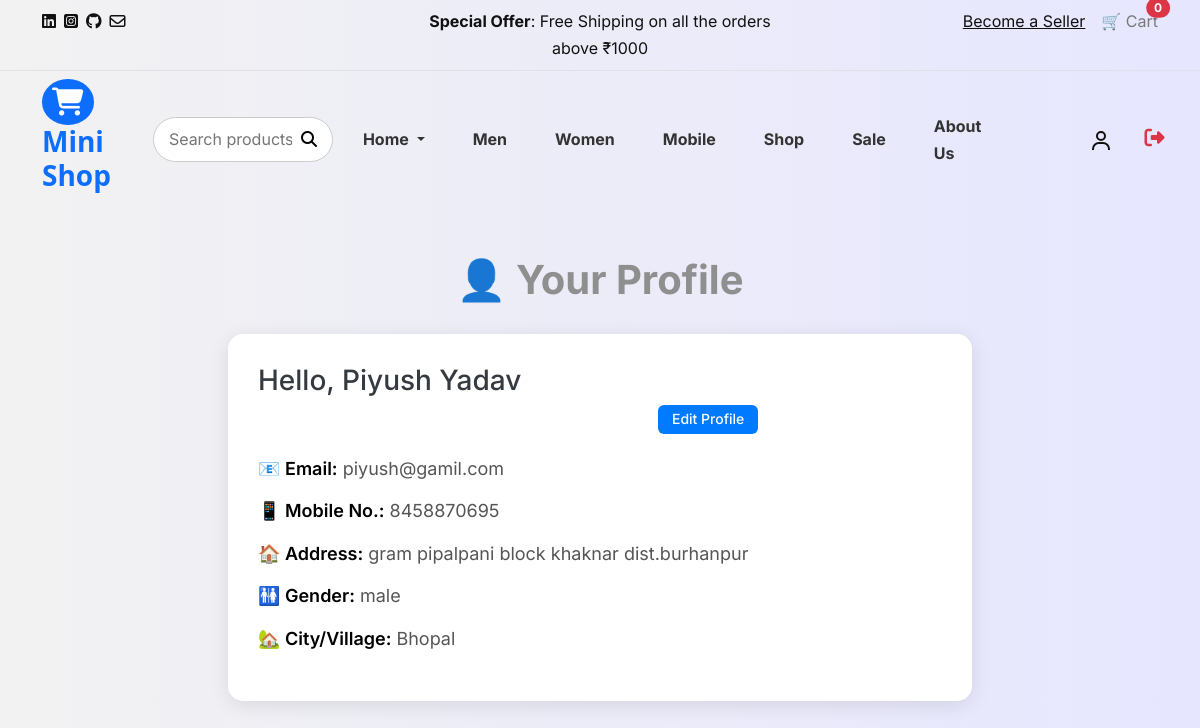
/profile/ (signed in), run on the app's committed database.
### store/models.py (models this page shows)
class Register(models.Model):
    regid=models.AutoField(primary_key=True)
    name=models.CharField(max_length=50)
    email=models.CharField(max_length=50,unique=True)
    password=models.CharField(max_length=15)
    mobile=models.CharField(max_length=15)
    address=models.CharField(max_length=500)
    city=models.CharField(max_length=20)
    gender=models.CharField(max_length=10)
    status=models.IntegerField()
    role=models.CharField(max_length=10)
    info=models.CharField(max_length=50)

### store/views.py (the view)
# urls.py: path('profile/',views.profile),
def profile(request):
    if "sunm" not in request.session:
        return redirect("/login/")
    email = request.session["sunm"]
    profile = models.Register.objects.get(email=email)
    if request.method == "POST":
        profile.name = request.POST.get("name")
        profile.password = request.POST.get("password")
        profile.save()
        return render(request, "profile.html", {"profile": profile, "msg": "Profile updated successfully!"})
    return render(request, "profile.html", {"profile":profile})

### store/templates/profile.html (shortened to what this page needs)
{% load static %}
<!DOCTYPE html>
<html lang="en">
<head>
  <link href="https://cdn.jsdelivr.net/npm/bootstrap@5.3.3/dist/css/bootstrap.min.css" rel="stylesheet">
</head>
<body>
  {% include 'usernav.html' %}
  <div class="container">
    <h1 class="text-center mt-5 mb-4 fw-bold">👤 Your Profile</h1>
    <div class="profile-card mx-auto col-md-8">
      <h2>Hello, {{ profile.name }} <a href="/edit_profile/" style="
    display: inline-block;
    padding: 6px 14px;
    margin-left:400px;
    background-color: #007bff;
    color: white;
    font-size: 14px;
    text-decoration: none;
    border-radius: 6px;
    font-weight: 500;
    transition: background-color 0.3s ease, transform 0.2s ease;
">
    Edit Profile
</a>
</h2>
      <ul>
        <li><span class="label">📧 Email:</span> {{ profile.email }}</li>
        <li><span class="label">📱 Mobile No.:</span> {{ profile.mobile }}</li>
        <li><span class="label">🏠 Address:</span> {{ profile.address }}</li>
        <li><span class="label">🚻 Gender:</span> {{ profile.gender }}</li>
        <li><span class="label">🏡 City/Village:</span> {{ profile.city }}</li>
      </ul>
    </div>
  </div>
</body>
</html>

### store/static/style.css (style rules this page uses)
body { --heading-font: "Inter", Roboto, sans-serif; --heading-font-weight: 400; --heading-color: var(--bs-dark); --heading-line-height: 1.24; --swiper-theme-color: var(--bs-primary); --swiper-pagination-bottom: 0; --custom-easing: cubic-bezier(.17,.67,.83,.67); --bs-body-font-family: "Inter", Roboto, sans-serif; --bs-body-font-size: 1rem; --bs-body-font-weight: 400; --bs-body-line-height: 1.7; --bs-body-color: #8f8f8f; --bs-body-color-rgb: 143, 143, 143; --bs-primary: #ce071e; --bs-primary-dark: #8d0414; --bs-secondary: #6c757d; --bs-black: #111; --bs-light: #F1F1F0; --bs-dark: #212529; --bs-gray: #9aa1a7; --bs-gray-dark: #51565b; --bs-primary-rgb: 206, 7, 30; --bs-secondary-rgb: 108, 117, 125; --bs-black-rgb: 17, 17, 17; --bs-light-rgb: 241, 241, 240; --bs-dark-rgb: 33, 37, 41; --bs-link-color: var(--bs-dark); --bs-link-color-rgb: 17, 17, 17; --bs-link-decoration: underline; --bs-link-hover-color: var(--bs-primary); --bs-link-hover-color-rgb: 17, 17, 17; }
h1, .h1, h2, .h2, h3, .h3, h4, .h4, h5, .h5, h6, .h6 { font-family: var(--heading-font); font-weight: var(--heading-font-weight); color: var(--heading-color); line-height: var(--heading-line-height); }
a { text-decoration: none; transition: all 0.3s ease-out; }
.container, .container-fluid, .container-lg, .container-md, .container-sm, .container-xl, .container-xxl { --bs-gutter-x: 2.5rem; }
:root { --accent-color: #333; --black-color: #000; --dark-color: #111; --gray-color-100: #F1F1F1; --gray-color-200: #E1E1E1; --gray-color-300: #D1D1D1; --gray-color-400: #ced4da; --gray-color-500: #adb5bd; --dark-gray-color: #7A7A7A; --bs-light-rgb: rgba(255, 255, 255, 1); --light-color: #fff; --swiper-theme-color: #111 !important; }
:root { --body-font: "Inter", sans-serif; --heading-font: "Inter", sans-serif; --extra-font: "Playfair Display", sans-serif; --subheading-font: "Petit Formal Script", sans-serif; }
.container, .container-fluid, .container-lg, .container-md, .container-sm, .container-xl, .container-xxl { --bs-gutter-x: 2rem; }
*, *::before, *::after { -webkit-box-sizing: border-box; -moz-box-sizing: border-box; box-sizing: border-box; }
html { box-sizing: border-box; }
body { font-family: var(--body-font); font-weight: 300; line-height: 1.6; color: var(--accent-color); margin: 0; }
ul.inner-list li, ul>li { color: var(--dark-gray-color); }
a { color: var(--dark-color); text-decoration: none; transition: 0.3s color ease-out; }
h1, h2, h3, h4, h5 { font-family: var(--heading-font); font-weight: 700; line-height: 1; }
h2 { font-size: 2.8em; }

### store/templates/profile.html (style rules this page uses)
body { background: linear-gradient(to right, #f2f2f2, #e6e6ff); font-family: 'Segoe UI', Tahoma, Geneva, Verdana, sans-serif; }
.profile-card { background-color: #ffffff; border-radius: 15px; padding: 30px; margin-top: 30px; box-shadow: 0 4px 20px rgba(0, 0, 0, 0.1); transition: transform 0.3s ease, box-shadow 0.3s ease; }
.profile-card h2 { font-size: 28px; color: #343a40; margin-bottom: 20px; }
.profile-card ul { padding-left: 0; }
.profile-card li { list-style: none; margin-bottom: 12px; font-size: 18px; color: #555; }
.label { font-weight: 600; color: #000; }

### data on the page
Register: name "Piyush Yadav", email "piyush@gamil.com", mobile "8458870695", address "gram pipalpani block khaknar dist.burhanpur", gender "male", city "Bhopal"

### other printed values
{{ request.session.cart|length|default:0 }} "0"
